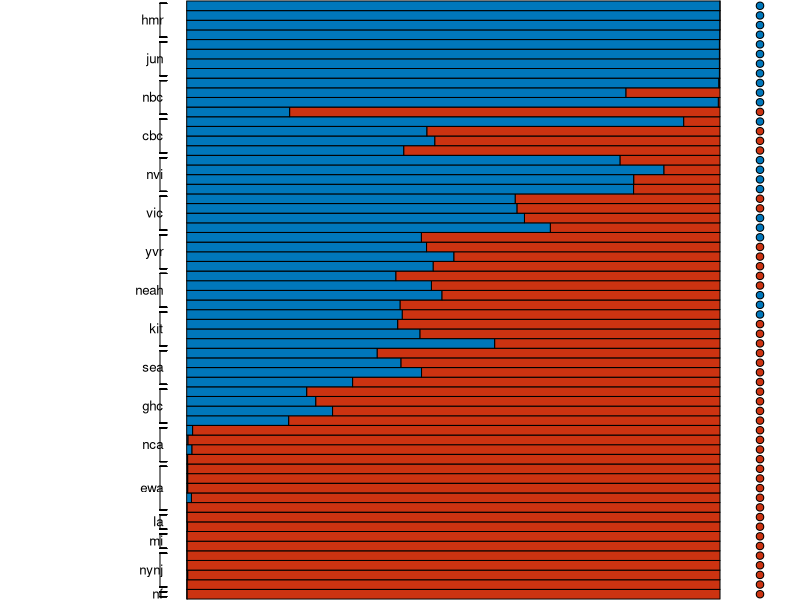

Here is the R script that generated this plot:
library(data.table)
library(magrittr)

fread("K2.indfile.outfile.csv",header=F,data.table=F) -> s
fread("haplotypes.csv") -> h

s$V1 -> rownames(s)

s[,-1] -> s ## Remove "indiv" column
c("A","N") -> colnames(s)
str(s)

## Resulting data frame contains N rows, K columns, rownames=sample IDs
#s

rownames(s) %>% sub("ca","nca",.) -> rownames(s)


indexing <- c(18:25,34:37,5:8,43:46,55:62,38:41,26:29,51:54,14:17,1:4,9:13,30:33,47:50,42)

haps <- sapply(rownames(s),
               function(x){h[which(h$rad.id==x),'haplotype.NJ']}
               ) %>% unname %>% unlist
isA <- haps %in% c('A')

s[c(indexing),] -> s
haps <- haps[indexing]
isA <- isA[indexing]

62 -> n
x.txt <- (1:n)-0.5

## Get label midpoint values

pop.numbers <- rownames(s) %>%
  substr(nchar(.),nchar(.))

pop.names <- rownames(s) %>%
  gsub("[012345]","",.) %>%
  unique

pop.values <- pop.names %>%
  sapply(.,function(x){which((rownames(s) %>% gsub("[012345]","",.))==x)})

group.at <-pop.values %>%
  lapply(mean) %>%
  unlist
group.at <- 62.5 - group.at

pop.values <- lapply(pop.values,function(x){62.5-x})
pop.values <- lapply(pop.values,function(x){
  if (length(x)==1) {return(c(x-.25,x+.25))} else {return(c(min(x)-.25,max(x)+.25))}})

## Stacked bar plot grouped by locality
#graph presets
haplotype_x <- 2.15
text_x <- -.05
brace_x <- -.1
brace_width <- .025
#popnum_x <- -.05  # no longer plotting population numbers

'#CC3311' -> red
'#0077BB' -> blue


#png("custom3.png",w=13/6,h=6.5,units="in",res=1000)
pdf(paste0("structure_plot_final.pdf"),13/6,6.5,useDingbats=F)
par(mar=rep(0,4))
barplot(2*as.table(t(s[nrow(s):1,2:1])),xaxt="n",yaxt="n",xaxs="i",yaxs="i",space=0,col=c(blue,red),main='',horiz=T,xlim=c(-0.7,2.3),ylim=c(-0.1,62.1))
#axis(1,at=(1:n)-.5,labels=rownames(s),lwd=0,lwd.ticks=0,las=2) # or lwd.ticks=1
#mtext(at=x.txt,side=4,line=0,text=rev(haps),col=rev(ifelse(isA,'red','blue')))
#mtext(at=x.txt,side=4,line=0,text=".",,padj=-.1,col=rev(ifelse(isA,'red','blue')),cex=3.5)
points(rep(haplotype_x,nrow(s)),x.txt,pch=21,bg=rev(ifelse(isA,red,blue)))
text(x=text_x,y=group.at-.1,labels=pop.names,pos=2,cex=0.8)
for (i in 1:length(pop.values)){
  segments(brace_x,pop.values[[i]][1],brace_x,pop.values[[i]][2],ljoin=1)
  segments(brace_x,unlist(pop.values),brace_x+brace_width,unlist(pop.values),ljoin=1)
}
#text(x=popnum_x,y=x.txt,labels=rev(pop.numbers),cex=0.75)
#mtext(rev(unique(rownames(s))),side=2,
#abline(v=seq(4,44,by=4),lwd=2,col="black") # Lines to separate my localities (line optional)
dev.off()